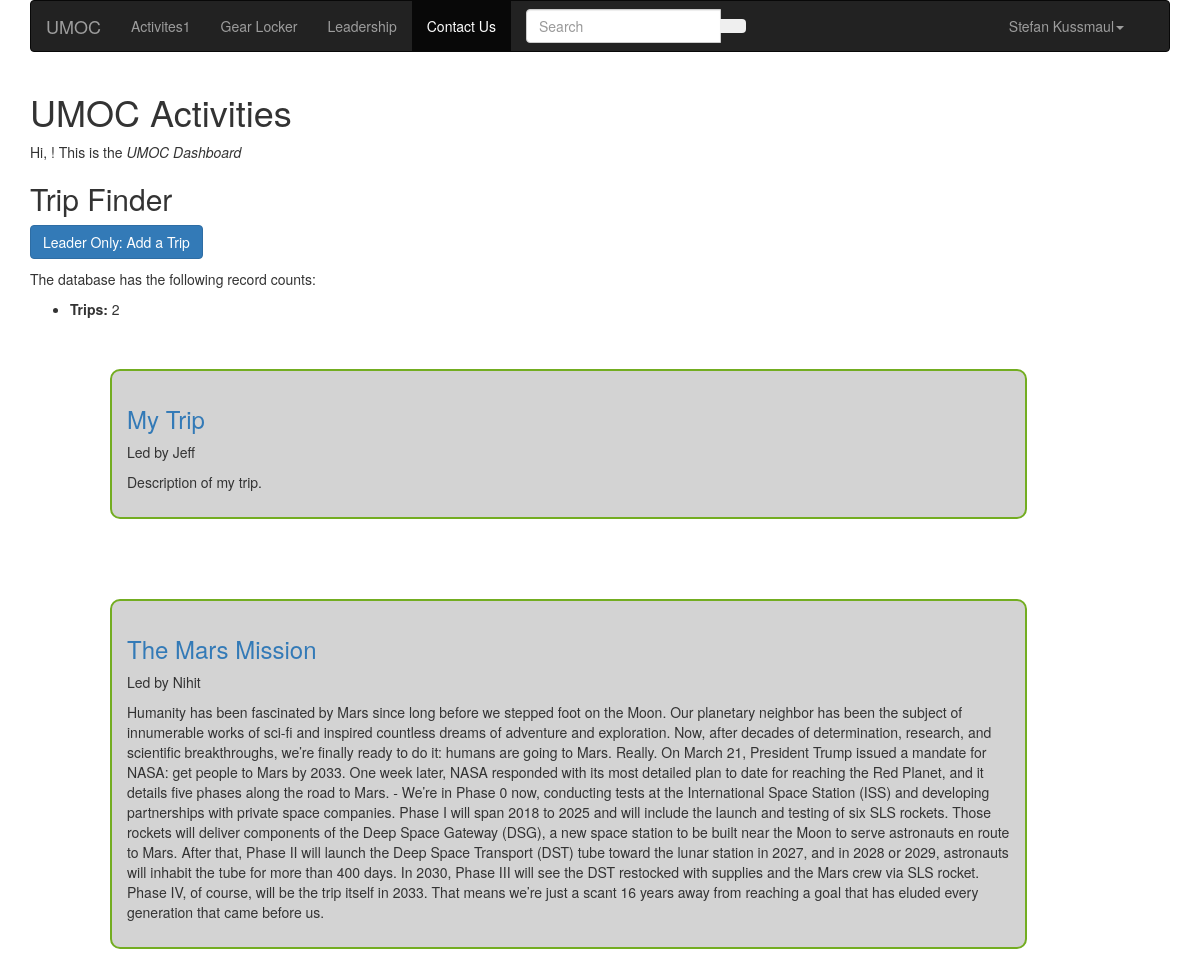
Before: /dashboard/ with the older database file.
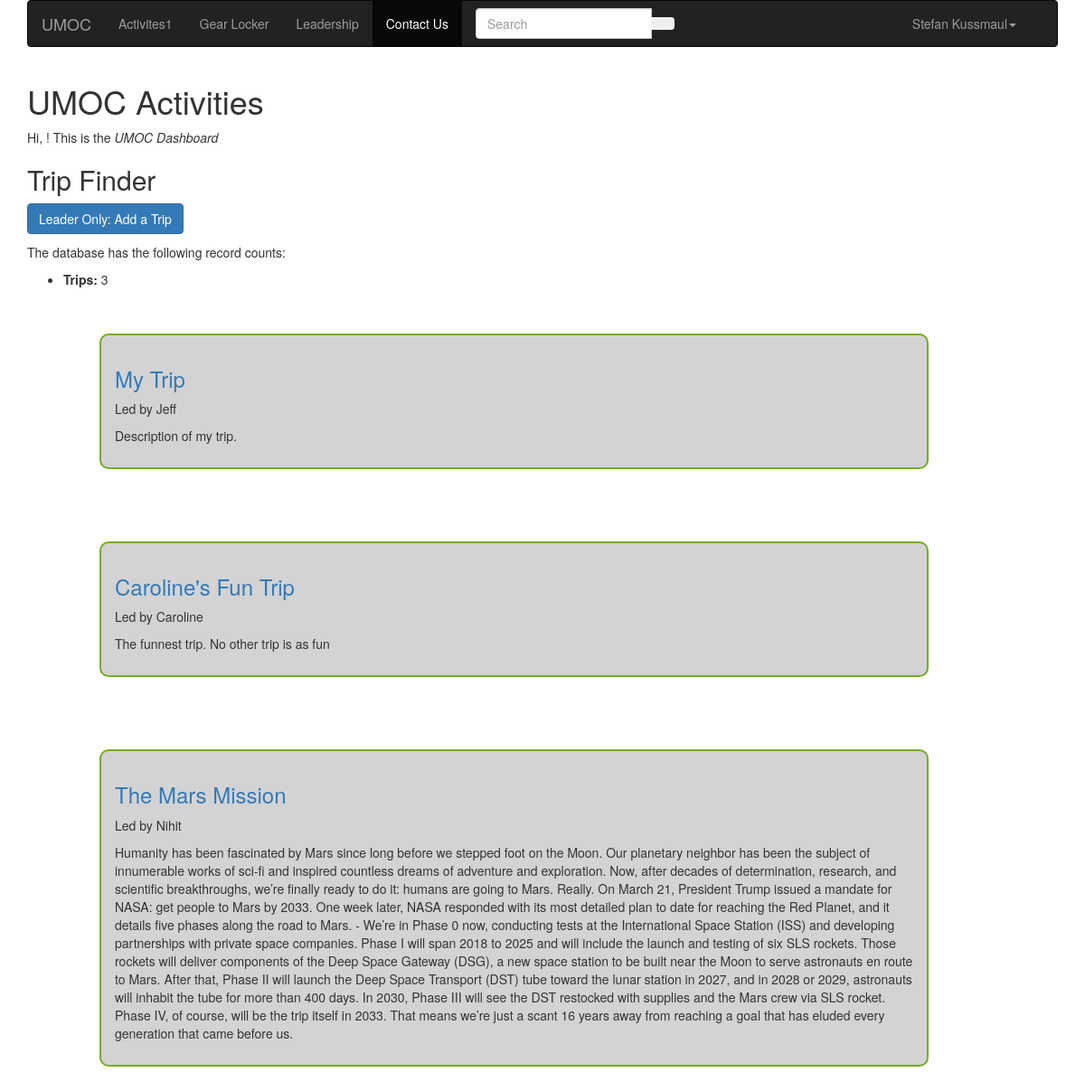
After: the same page with the newer database file.
### umoc/models.py (models this page shows, shortened)
class Trip(models.Model):
	name = models.CharField(max_length=20, help_text='Enter Trip Name')
	description = models.TextField(help_text='Enter description and informatin for trip')
	num_seats = models.PositiveSmallIntegerField(verbose_name='Number of Seats', help_text='Enter number of seats available for the trip')
	thumbnail = models.ImageField(help_text='Upload an image to show alongside this trip')
	start_time = models.DateTimeField(help_text='Select Start Time of the Trip')
	end_time = models.DateTimeField(help_text='Select End Time of the Trip')
	cancelled = models.BooleanField(default=False, help_text='Click to Cancel')
	TAGS = (
		('r', 'Rock Climbing'),
		('h', 'Hiking'),
		('s', 'Ski and Board'),
		('sk', 'Skiing'),
		('sn', 'Snowboarding'),
		('c', 'Cabin Trip'),
	)
	tag = models.CharField(max_length=2, choices=TAGS, blank=True, help_text='Select a tag to help classify this trip')
	leader = models.ForeignKey(User, on_delete=models.SET_NULL, null=True, help_text='Select a user to be in charge of organizing and leading this trip', verbose_name='Trip Leader/Organizer', related_name='trip_leader') # NOTE: NOT SURE IF ON_DELETE AND NULL ARE SET AS WE WANT
	participants = models.ManyToManyField(User, help_text='Select users who are signed up to go on the trip') # TODO: VALIDATE IT IS LESS THAN NUM_SEATS. Also, figure out if this works.
	class Meta:
		ordering = ['start_time']
	def get_absolute_url(self):
		return reverse('trip_info', args=[str(self.id)])

class User(models.Model):
	first_name = models.CharField(max_length=20, help_text='Enter your first name', verbose_name='First Name')
	last_name = models.CharField(max_length=20, help_text='Enter your last name', verbose_name='Last Name')
	dob = models.DateField(verbose_name='Date of Birth', help_text='Enter your birth date in the format "YYYY-MM-DD"')
	email = models.EmailField(max_length=30, unique=True, help_text='Enter your email address')
	password = models.CharField(max_length=20) # TODO: store safely using dedicated authentication
	profile_img = models.ImageField(verbose_name='Profile Image')
	phone_num = models.CharField(max_length=10, verbose_name='Phone Number', validators=[phone_regex])
	contact_name = models.CharField(max_length=40, help_text='Enter name of an emergency contact', blank=True)
	contact_phone = models.CharField(max_length=10, verbose_name='Contact Phone Number', help_text='Enter phone number for emergency contact', validators=[phone_regex], blank=True)
	can_comment = models.BooleanField(help_text='Set whether user can leave comments on trips', default=True)
	can_join_trip = models.BooleanField(help_text='Allow user to sign up for trips?', default=False)
	ADMIN_LEVELS = (
		('u', 'User'),
		('l', 'Leader'),
		('a', 'Admin'),
	)
	admin_level = models.CharField(max_length=1, choices=ADMIN_LEVELS, default='u')
	class Meta:
		ordering = ['last_name', 'first_name', 'admin_level']

### umoc/views.py (the view)
# urls.py: path('dashboard/', views.TripListView.as_view(), name='dashboard'),
class TripListView(generic.ListView):
	model = Trip
	template_name = 'dashboard.html'  # Specify your own template name/location
	num_trips=Trip.objects.all().count()
	def get_context_data(self, **kwargs):
		context = super(TripListView, self).get_context_data(**kwargs)
		context['some_data'] = 'This is just some data'
		context['count'] = self.get_queryset().count()
		return context

### umoc/templates/dashboard.html (shortened to what this page needs)
{% extends "template.html" %}
{% block content %}
<div class="row">
	<div class="col-md-12">
		<h1>UMOC Activities</h1>
		<p>Hi, {{ user.first_name }}! This is the <em>UMOC Dashboard</em></p>
		<h2>Trip Finder</h2>
		<a href = "{% url 'admin_trip_planner'%}">
			<button type="button" class="btn btn-primary">
				Leader Only: Add a Trip
			</button>
		</a>
		<p>The database has the following record counts:</p>
		<ul>
			<li><strong>Trips:</strong> {{ count }}</li>
		</ul>
		{% if trip_list %}
			<ul>
				{% for trip in trip_list %}
					<div class = "col-xs-10" style ="background-color:#D3D3D3;	margin: 4rem; padding: 1.5rem; border: 2px solid #73AD21; border-radius: 10px;">
						<h3>
							<a href="{{ trip.get_absolute_url }}">{{ trip.name }} </a>
						</h3>
						<p>Led by {{ trip.leader.first_name }}</p>
						<p>{{ trip.description }}</p>
					</div>
				{% endfor %}
			</ul>
		{% else %}
			<p>There are no trips in the database.</p>
		{% endif %}
	</div>
</div>
{% endblock %}

### umoc/templates/template.html (shortened to what this page needs)
<!DOCTYPE html>
<html lang="en">
	<head>
		<link rel="stylesheet" href="https://maxcdn.bootstrapcdn.com/bootstrap/3.3.7/css/bootstrap.min.css">
		<link rel="stylesheet" href="https://cdnjs.cloudflare.com/ajax/libs/flat-ui/2.3.0/css/flat-ui.min.css">
		{% load static %}
		<link rel="stylesheet" href="{% static 'css/styles.css' %}">
		{% load static %}
	</head>
	<body>
		<div class="container">
			{% include "navbar.html" %}
			{% block content %}Content{% endblock %}
		</div>
	</body>
</html>

### umoc/templates/navbar.html (shortened to what this page needs)
<div class="row">
	<div class="col-md-12">
		<nav class="navbar navbar-inverse" role="navigation">
			<div class="navbar-header">
				<a class="navbar-brand" href="{% url 'index' %}">UMOC</a>
			</div>
			<div class="collapse navbar-collapse" id="navbar-collapse-5">
				<ul class="nav navbar-nav">
					<li><a href="{% url 'dashboard' %}">Activites<span class="navbar-unread">1</span></a></li>
					<li><a href="#">Gear Locker</a></li>
					<li><a href="#">Leadership</a></li>
					<li class="active"><a href="#">Contact Us</a></li>
				</ul>
				<form class="navbar-form navbar-left" action="#" role="search">
					<div class="form-group">
						<div class="input-group">
							<input class="form-control" id="navbarInput-01" type="search" placeholder="Search">
							<span class="input-group-btn">
								<button type="submit" class="btn"></button>
							</span>
						</div>
					</div>
				</form>
				<ul class="nav navbar-nav navbar-right">
					  <li class="dropdown">
						    <a href="#" class="dropdown-toggle" data-toggle="dropdown">{% block fullname %}Stefan Kussmaul{% endblock %}<b class="caret"></b></a>
					</li>
					<li>
						<a href="{% url 'profile' %}">
						</a>
					</li>
				</ul>
			</div>
		</nav>
	</div>
</div>

Changed rows visible on the page:
added Trip: name "Caroline's Fun Trip", leader.first_name "Caroline", description "The funnest trip. No other trip is as fun"
Other visible differences:
{{ count }}: "2" → "3"
